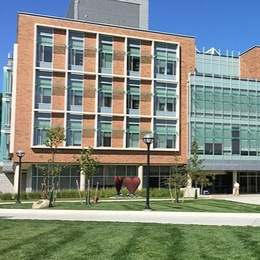
%> input picture gallary/sample1.jpg, 260 x 260 px, shrunk from 398 x 398 before the run
$ octave highlight_images.m   (GNU Octave 9; MATLAB toolbox functions it lacks are replaced by stand-ins)
%> lines starting %> are read from the running program, lines starting %| are printed output that depends on the picture; in (x1, y1, x2, y2) boxes, pixels count from 0 and x2, y2 are one past the last pixel; in counts of white or black regions, pixels touching at a corner belong together; the program's own positions count from 1
### highlight.m
% Highlight important pixels
function highlightedImage = highlight(image, intensity)
    [height, width, ~] = size(image);
    highlightedImage = image;
    genm = mean(mean(mean(image)));
    for i = 1:width
        for j = 1:height
            m = mean(image(i, j, :));
            if (genm - intensity <= m) && (m <= genm + intensity)
                highlightedImage(i, j, :) = [255, 255, 0];
            end
        end
    end
end

### highlight_images.m
% Highlight common background color
% clear
clear;

% Read the image
path = "gallary/sample1.jpg";
image = imread(path);
%> image is the input picture: size 260x260x3 uint8; mean R, G, B 130.7, 138.6, 128.9

highlightedImage5 = highlight(image, 5);
%> in highlight, `genm = mean(mean(mean(image)));`: genm = 132.7
%> after the loop in highlight, `for i = 1:width`:
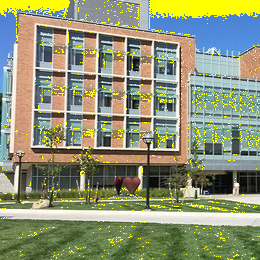
%> highlightedImage: size 260x260x3 uint8; 7.46% of pixels changed, all inside (x1, y1, x2, y2) = (0, 0, 260, 260)
highlightedImage25 = highlight(image, 25);
%> call 2 of highlight, with intensity = 25
%> after the loop in highlight (call 2), `for i = 1:width`:
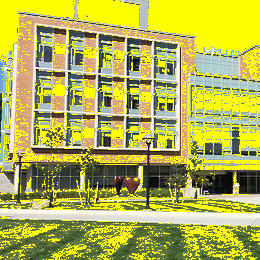
%> highlightedImage: size 260x260x3 uint8; mean R, G, B 177.6, 178.8, 78.2
highlightedImage75 = highlight(image, 75);
%> call 3 of highlight, with intensity = 75
%> after the loop in highlight (call 3), `for i = 1:width`:
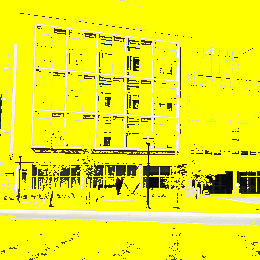
%> highlightedImage: size 260x260x3 uint8; mean R, G, B 235.6, 235.5, 24.2

% visualize
subplot(1, 3, 1), imshow(highlightedImage5), title("Intensity 5");
subplot(1, 3, 2), imshow(highlightedImage25), title("Intensity 25");
subplot(1, 3, 3), imshow(highlightedImage75), title("Intensity 75");

$ run again, with gallary/sample.jpg copied over gallary/sample1.jpg
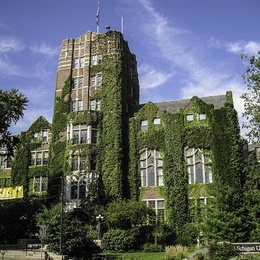
%> input picture gallary/sample.jpg, 260 x 260 px, shrunk from 384 x 384 before the run
%> image is the input picture: size 260x260x3 uint8; mean R, G, B 93.7, 100.4, 101.8
%> genm = 98.61
%> after the loop in highlight, `for i = 1:width`:
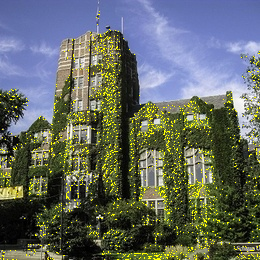
%> highlightedImage: size 260x260x3 uint8; 3.7% of pixels changed, all inside (x1, y1, x2, y2) = (0, 11, 260, 260)
%> after the loop in highlight (call 3), `for i = 1:width`:
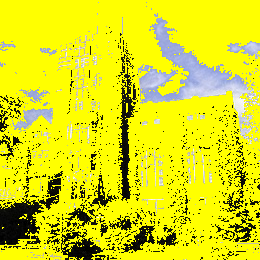
%> highlightedImage: size 260x260x3 uint8; mean R, G, B 218.3, 219.3, 23.6
